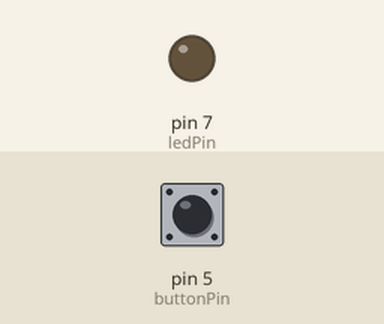
This sketch was run on a simulated Arduino Uno, built with avr-gcc and run on an emulated ATmega328P. On the bench: output pins drawn as LEDs (lit = HIGH). The inputs (shaded band) are chosen by the test bench; at power-on: pin 5 (buttonPin) HIGH.

Above: at 1.2 s.
1.3 s: pin 5 (buttonPin) pulled LOW for 0.15 s
At 2.1 s:
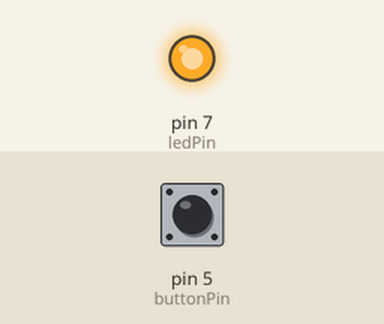
2.9 s: pin 5 (buttonPin) pulled LOW for 1 s
At 3.4 s:
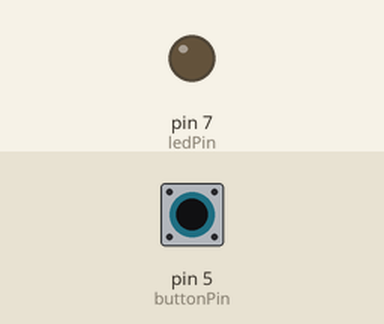
5.4 s: pin 5 (buttonPin) pulled LOW for 3.2 s
At 6.6 s:
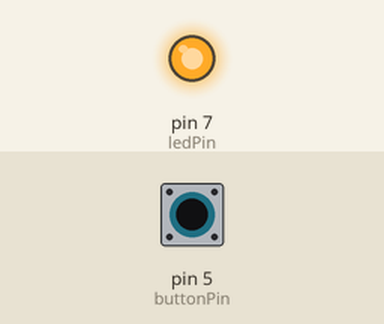
Timing chart, 0 to 8.4 s (numbered marks = the images above; inputs shaded):
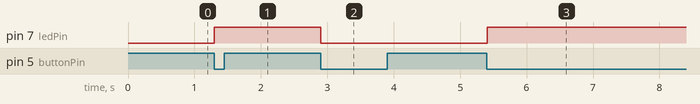

Measured:
- after the input at 1.3 s, pin 7 (ledPin): LOW → HIGH at once
- after the input at 2.9 s, pin 7 (ledPin): HIGH → LOW at once
- after the input at 5.4 s, pin 7 (ledPin): LOW → HIGH at once

The sketch:

uebung1-12.ino
```cpp
int ledPin = 7;
int buttonPin = 5;
bool ledState = false;
bool buttonHasBeenReset = true;

void setup() {
  // put your setup code here, to run once:
  pinMode(ledPin, OUTPUT);
  pinMode(buttonPin, INPUT);
  digitalWrite(ledPin, LOW);
}

void loop() {
  // put your main code here, to run repeatedly:
  int buttonState = digitalRead(buttonPin);
  if (buttonState == LOW && buttonHasBeenReset) {
    if (!ledState) {
      ledState = true;
      digitalWrite(ledPin, HIGH);
    }
    else {
      digitalWrite(ledPin, LOW);
      ledState = false;
    }
    buttonHasBeenReset = false;
  }
  else if (buttonState == HIGH) {
    buttonHasBeenReset = true;
  }
  delay(10);
}
```
